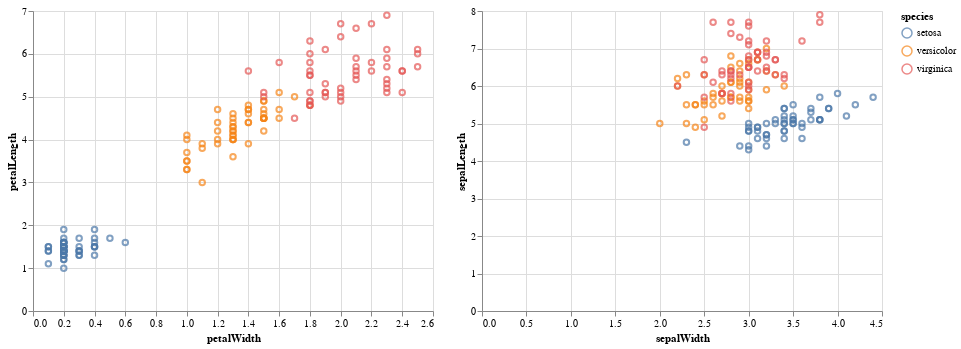

The notebook cell this image was saved under:
### Code cell
alt.Chart(iris).mark_point().encode(
    x='petalWidth',
    y='petalLength',
    color='species'
) | alt.Chart(iris).mark_point().encode(
    x='sepalWidth',
    y='sepalLength',
    color='species'
)

### Figure 1 — Vega-Lite specification as saved in the notebook (floating-point values rounded to 4 significant figures; data arrays with more than 128 entries replaced by an {"elided": "..."} marker saying what was removed)
{"config": {"view": {"continuousWidth": 400, "continuousHeight": 300}}, "hconcat": [{"mark": "point", "encoding": {"color": {"field": "species", "type": "nominal"}, "x": {"field": "petalWidth", "type": "quantitative"}, "y": {"field": "petalLength", "type": "quantitative"}}}, {"mark": "point", "encoding": {"color": {"field": "species", "type": "nominal"}, "x": {"field": "sepalWidth", "type": "quantitative"}, "y": {"field": "sepalLength", "type": "quantitative"}}}], "data": {"name": "data-a264acbd6e539a8b3afc0cb5f240fb57"}, "$schema": "https://vega.github.io/schema/vega-lite/v4.17.0.json", "datasets": {"data-a264acbd6e539a8b3afc0cb5f240fb57": {"elided": "150 records"}}}
